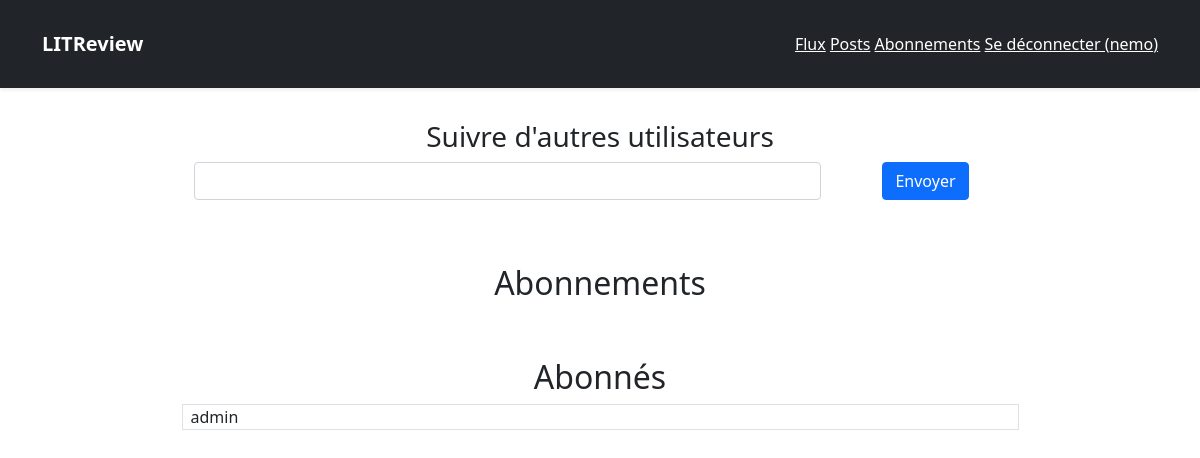
The page /reviews/subscribes/ (signed in) on the database as committed earlier.
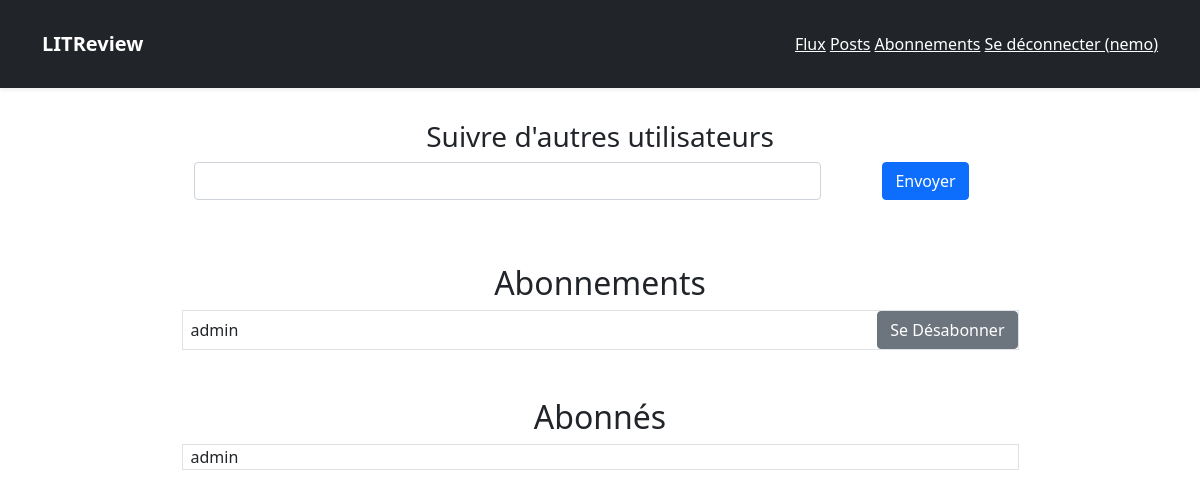
The same page on the database as committed later.
### reviews/models.py (models this page shows)
class UserFollows(models.Model):
    user = models.ForeignKey(settings.AUTH_USER_MODEL,
                             on_delete=models.CASCADE,
                             related_name='following')
    followed_user = models.ForeignKey(
        settings.AUTH_USER_MODEL,
        on_delete=models.CASCADE,
        related_name='followed_by')
    class Meta:
        unique_together = ('user', 'followed_user')

### reviews/views.py (the view)
# urls.py: path('subscribes/', views.subscribes, name='subscribes'),
@login_required
def subscribes(request):
    error_message = ""
    user_id = request.user.id
    followers = UserFollows.objects.filter(user=user_id)
    follows = UserFollows.objects.filter(followed_user=user_id)
    if request.method == 'POST':
        form = FollowForm(request.POST)
        if form.is_valid():
            follow_username = form.cleaned_data['follow_username']
            follow_user = User.objects.filter(username=follow_username)
            if len(follow_user) > 0:
                follow = UserFollows()
                follow.user = follow_user[0]
                follow.followed_user = request.user
                if follow.user != follow.followed_user:
                    try:
                        follow.save()
                    except IntegrityError:
                        error_message = 'User already added'
                else:
                    error_message = 'you can\'t follow yourself'
            else:
                error_message = 'Unknow username'
    else:
        form = FollowForm()
    return render(request, 'reviews/subscribes.html', {
        'followers': followers,
        'follows': follows,
        'form': form,
        'error_message': error_message,
    })

### reviews/forms.py
class FollowForm(forms.Form):
    follow_username = forms.CharField(
        label='', max_length=150,
        widget=forms.TextInput(attrs={'class': 'form-control'})
        )

### reviews/templates/reviews/subscribes.html (shortened to what this page needs)
{% extends 'base.html' %}
{% block content %}
<div class="row justify-content-center">
    <div class="text-center p-4">
        <h3>Suivre d'autres utilisateurs</h3>
        <form action="{% url 'reviews:subscribes' %}" method="POST">
            <div class="row justify-content-center">
            <div class="col-7">
                {{ form }}
            </div>
            <div class="col-2">
                <input type="submit" value="Envoyer" class="btn btn-primary">
            </div>
        </div>
        </form>
    </div>
    <div class="text-center p-4">
        <h2>Abonnements</h2>
        <div>
            {% for follow in follows %}
            <div class="row justify-content-center">
                <div class="col-9 d-flex border p-0">
                    <span class="ps-2 me-auto align-self-center"> {{ follow.user.username }}</span>
                    <a class="btn btn-secondary" href="{% url 'reviews:unsubscribe' follow.id %}">Se Désabonner</a>
                </div>
            </div>
            {% endfor %}
        </div>
    </div>
    <div class="text-center p-4">
        <h2>Abonnés</h2>
        <div>
            {% for follower in followers %}
            <div class="row justify-content-center">
                <div class="ps-2 col-9 d-flex border p-0">
                    <span class="me-auto align-self-center"> {{ follower.followed_user.username }}</span>
                </div>
            </div>
            {% endfor %}
        </div>
    </div>
</div>
{% endblock content %}

Rows that differ between the two databases and show on the page:
added UserFollows: user.username "admin", shown under "Abonnements"
